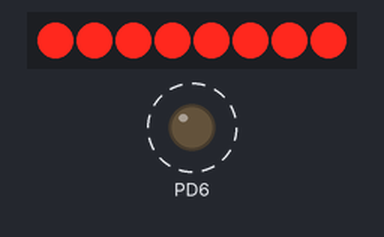
Bench run of a program on a simulated ATmega328P, built with avr-gcc and emulated at 16 MHz. Shown: 8 port-expander outputs drawn as a row of LEDs (first output left, lit = HIGH), output pins drawn as LEDs (lit = HIGH). Wiring (inferred from the names in the program): PCF8574 port expander at I2C address 0x20. Wiring (inferred from the signals the program sends): row of LEDs: on Q0, Q1, Q2, Q3, Q4, Q5, Q6, Q7. Dashed ring = blinking.

Above: at 0.45 s.
At 0.8 s:
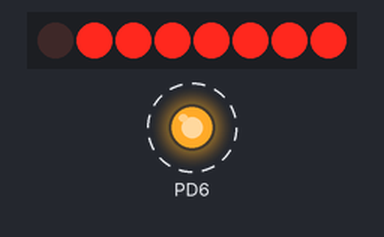
Timing chart, 0 to 40.0 s (numbered marks = the images above):
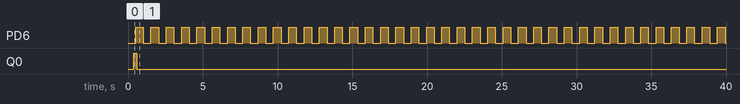

The program:

main.c
```c
#include <avr/io.h>
#include <avr/interrupt.h>
#include <stdio.h>

#define F_CPU 16000000UL
#define LCD_I2C_ADDR 0x20  // Endereço I2C do PCF8574T (ajuste se necessário)

#define BH1750_ADDR1 0x23  //Default I2C address (0x23) ADDR GND
#define BH1750_ADDR2 0x5C // ADDR VCC
#define BH1750_POWER_DOWN 0x00
#define BH1750_POWER_ON 0x01
#define BH1750_CONT_HIGH_RES_MODE2 0x11  // Continuous measurement, 0.5 lux resolution, 180ms typical time

#define PCF_RS 0b00000111 // Register Select (P0)
#define PCF_EN 0b00000110 // Enable (P1)

volatile uint8_t contador = 0;
volatile char flag_2ms = 0;
volatile uint8_t display_counter = 0;
uint16_t lux_value = 0;
uint16_t servo_pwm_value = 188;

//Detect BH1750
uint8_t sensor_count = 0;  // 0, 1, ou 2
uint8_t sensor1_present = 0;
uint8_t sensor2_present = 0;

// Averaging: Buffer
#define AVG_SAMPLES 10
uint16_t lux_buffer[AVG_SAMPLES] = {0};
uint8_t buffer_index = 0;
uint16_t averaged_lux = 0;

// --- Utility Delays ---
void short_delay(void) {  // ~1 us
	__asm__ volatile (
	"nop\n\t" "nop\n\t" "nop\n\t" "nop\n\t"
	"nop\n\t" "nop\n\t" "nop\n\t" "nop\n\t"
	"nop\n\t" "nop\n\t" "nop\n\t" "nop\n\t"
	"nop\n\t" "nop\n\t" "nop\n\t" "nop\n\t"
	::: "memory"
	);
}

void delay_us(uint16_t us) {
	for (uint16_t i = 0; i < us; i++) {
		uint8_t j;
		for (j = 0; j < 4; j++) {
			short_delay();
		}
	}
}

void delay_ms(uint16_t ms) {
	for (uint8_t i = 0; i < ms; i++) {
		delay_us(1000);
	}
}

// --- Timer ISR (runs every 2ms) ---
ISR(TIMER0_COMPA_vect){
	flag_2ms = 1;
	contador++;
	if (contador >= 250) { // 250 * 2ms = 0.5s
		PORTD ^= (1 << PD6); // Toggle PD6 for 1Hz signal check
		contador = 0;
	}
	display_counter++;
}

void inic_i2c(void);
void i2c_start(void);
void i2c_stop(void);
void i2c_write(uint8_t data);
uint8_t i2c_read_ack(void);
uint8_t i2c_read_nack(void);
uint8_t i2c_get_status(void);

// Pins: P0=RS, P1=EN, P2=D4, P3=D5, P4=D6, P5=D7

void i2c_lcd_send(uint8_t data) {
	i2c_start();
	i2c_write(LCD_I2C_ADDR << 1); // SLA+W
	i2c_write(data);
	i2c_stop();
}


void lcd_write_nibble(uint8_t nibble, uint8_t rs) {
	uint8_t data = 0;


	if (nibble & 0b1000) data |= (1 << 0); // D7 -> P7
	if (nibble & 0b0100) data |= (1 << 1); // D6 -> P6
	if (nibble & 0b0010) data |= (1 << 2); // D5 -> P5
	if (nibble & 0b0001) data |= (1 << 3); // D4 -> P4

	if (rs) {
		data |= PCF_RS; // RS -> P0
	}

	// EN high
	i2c_lcd_send(data | PCF_EN);  // Set EN (P1)
	delay_us(200);

	// EN low
	i2c_lcd_send(data & ~PCF_EN);  // Clear EN (P1)
	delay_us(200);
}

void lcd_write_byte(uint8_t data, uint8_t rs) {
	lcd_write_nibble(data >> 4, rs);  // High bits
	lcd_write_nibble(data & 0b00001111, rs);  // Low bits

	if (rs) {
		delay_us(100);  // Data write delay
		} else {
		delay_ms(2);    // Command delay
	}
}

void lcd_clear(void) {
	lcd_write_byte(0b00000001, 0);
	delay_ms(2);
}

void lcd_set_cursor(uint8_t row, uint8_t col) {
	uint8_t addr;
	if (row == 0) {
		addr = 0b10000000 + col;
		}       else { // row = 1
		addr = 0b11000000 + col;
	}
	lcd_write_byte(addr, 0);
}

void lcd_write_string(const char* str) {
	while (*str) {
		lcd_write_byte(*str++, 1);
	}
}

void lcd_init(void) {
	delay_ms(50);  // Power-on wait

	// 4-bit init sequence (send as commands, rs=0)
	lcd_write_nibble(0x03, 0); delay_ms(5);
	lcd_write_nibble(0x03, 0); delay_us(100);
	lcd_write_nibble(0x03, 0); delay_us(100);
	lcd_write_nibble(0x02, 0); delay_us(100);  // 4-bit mode

	lcd_write_byte(0b00101000, 0);  // Function set: 4-bit, 2 lines, 5x8 dots
	lcd_write_byte(0b00001100, 0);  // Display on, cursor off, blink off
	lcd_write_byte(0b00000001, 0);  // Clear Display
	delay_ms(2);
	lcd_write_byte(0b00000110, 0);  // Entry mode: Increment cursor, no display shift
}

// --- I2C Functions ---
void inic_i2c(void){
	TWCR |= (1<< TWEN); //twi controla os pinos scl e sda
	TWSR = 0;// prescaler a 1
	TWBR =72;// SCL a 100khz
	DDRC &= ~((1 << PC4) | (1 << PC5));
	PORTC |= (1 << PC4) | (1 << PC5);
}

void i2c_start(void){
	TWCR = (1 << TWINT) | (1 << TWSTA) | (1 << TWEN);
	while (!(TWCR & (1 << TWINT))); //espera pelo set da flag TWINT
}

void i2c_stop(void) {
	TWCR = (1 << TWINT) | (1 << TWSTO) | (1 << TWEN);
}

void i2c_write(uint8_t data) {
	TWDR = data;
	TWCR = (1 << TWINT) | (1 << TWEN);
	while (!(TWCR & (1 << TWINT)));
}

uint8_t i2c_read_ack(void) {
	TWCR = (1 << TWINT) | (1 << TWEN) | (1 << TWEA);
	while (!(TWCR & (1 << TWINT)));
	return TWDR;
}

uint8_t i2c_read_nack(void) {
	TWCR = (1 << TWINT) | (1 << TWEN);
	while (!(TWCR & (1 << TWINT)));
	return TWDR;
}

uint8_t i2c_get_status(void){
	return TWSR & 0b11111000;
}

// --- BH1750 Functions ---
uint8_t bh1750_send(uint8_t addr, uint8_t data) {
	i2c_start();
	i2c_write(addr << 1 | 0); // SLA+W
	i2c_write(data);
	i2c_stop();
	delay_ms(10);
	return 1; // assume success
}

uint16_t bh1750_read(uint8_t addr){
	uint8_t high_byte, low_byte;
	i2c_start();
	if (i2c_get_status() != 0x08){
		i2c_stop();
		return 0;
	}
	i2c_write((addr << 1) | 1);
	if (i2c_get_status() != 0x40){
		i2c_stop();
		return 0;
	}
	high_byte = i2c_read_ack();
	low_byte = i2c_read_nack();
	i2c_stop();
	uint16_t data = (high_byte << 8) | low_byte;
	return (uint16_t)((float)data / 1.2);
}

void detect_sensors(void){
	sensor1_present = bh1750_send(BH1750_ADDR1, BH1750_POWER_ON) && bh1750_send(BH1750_ADDR1, BH1750_CONT_HIGH_RES_MODE2);
	short_delay();
	sensor2_present = bh1750_send(BH1750_ADDR2, BH1750_POWER_ON) && bh1750_send(BH1750_ADDR2, BH1750_CONT_HIGH_RES_MODE2);
	sensor_count = sensor1_present + sensor2_present;
	delay_ms(200);
}

uint16_t bh1750_read_sensors(void){
	uint16_t lux1 = 0, lux2 = 0;
	if (sensor1_present) lux1 = bh1750_read(BH1750_ADDR1);
	if (sensor2_present) lux2 = bh1750_read(BH1750_ADDR2);
	if (sensor_count == 1) {
		if (lux1 > 0) return lux1;
		else return lux2;
	}
	if (sensor_count == 2) return (uint16_t)((float)(lux1 + lux2)) / 2;
	return 0;
}

void bh1750_init(void) {
	detect_sensors();
}

// --- Averaging Function ---
uint16_t average_lux(uint16_t new_reading) {
	lux_buffer[buffer_index] = new_reading;
	buffer_index = (buffer_index + 1) % AVG_SAMPLES;
	uint32_t sum = 0;
	for (uint8_t i = 0; i < AVG_SAMPLES; i++) {
		sum += lux_buffer[i];
	}
	return sum / AVG_SAMPLES;
}

// --- Servo PWM Init ---
void pwm_Servo_init(void){
	DDRB |= (1 << PB1);
	TCCR1A |= (1 << COM1A1) | (1 << WGM11);
	TCCR1B |= (1 << WGM13) | (1 << CS11) | (1 << CS10);
	ICR1 = 2500;
	OCR1A = 188;
}

// --- Timer 0 for 2ms interrupt ---
void onda1Hz_init(void) {
	DDRD |= (1 << PD6);
	PORTD &= ~(1 << PD6);
	TCCR0A = (1 << WGM01);
	TCCR0B = (1 << CS02) | (1 << CS00);
	OCR0A = 31;
	TIMSK0 = (1 << OCIE0A);
	sei();
}

void inic(void) {
	onda1Hz_init();
	inic_i2c();
	lcd_init();
	lcd_clear();
	lcd_set_cursor(0, 0);
	lcd_write_string("Lux Meter V1.0");
	delay_ms(1500);
	lcd_clear();
	bh1750_init();
	lcd_set_cursor(0, 0);
	if (sensor_count == 0) {
		lcd_write_string("No Sensor");
		delay_ms(1500);
		} else if (sensor_count == 1) {
		lcd_write_string("1 Sensor Ready");
		delay_ms(1500);
		} else {
		lcd_write_string("2 Sensors Ready");
		delay_ms(1500);
	}
	delay_ms(1500);
	lcd_clear();
}

int main(void) {
	inic();
	char buffer[32];
	while (1) {
		if (flag_2ms) {
			flag_2ms = 0;
			if (display_counter >= 100) {
				display_counter = 0;
				lux_value = bh1750_read_sensors();
				averaged_lux = average_lux(lux_value);
				lcd_set_cursor(0, 0);
				sprintf(buffer, "Lux: %4u    ", averaged_lux);
				lcd_write_string(buffer);
				lcd_set_cursor(1, 0);
				sprintf(buffer, "Sensors: %d", sensor_count);
				lcd_write_string(buffer);
			}
		}
	}
	return 0;
}
```

Measured:
- by itself, PD6: alternates HIGH for 0.51 s and LOW for 0.51 s
- by itself, Q0: LOW → HIGH at 0.40 s, → LOW 0.18 s later
